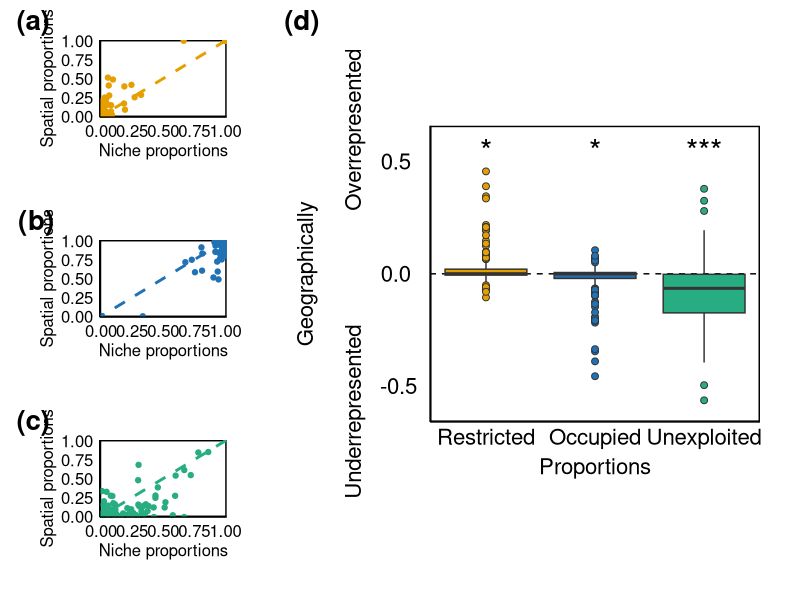

Source code (R):
# Load dependencieslibrary(ggplot2)
library(ggpubr)
library(ggplot2)
library(colorspace)

# set working directory
wd = "~/Unil/Research/1_NicheCompetition/ClownfishSpatialCompetition2025"
setwd(wd)

# Load 3U estimates
ROU_data <- read.csv("results/ROU_data.csv")
symnum.args <- list(cutpoints = c(0,0.0001, 0.001, 0.01, 0.05, 1), symbols = c("****", "***", "**", "*", "n.s."))


SvsN_UP <- ggplot(ROU_data, aes(x = Restricted_niche, y = Restricted_spatial)) +
  scale_x_continuous(name = "Niche proportions",limits = c(0,1), expand = c(0.005,0.005))+
  scale_y_continuous(name = "Spatial proportions", limits = c(0,1), expand = c(0.005,0.005))+
  geom_point(col = "#E69F00", shape = 19) +
  geom_abline(intercept = 0, linetype =2, col =  "#E69F00", lwd = 1) +
  theme_classic() +
  border(color = "black", size = 1, linetype = NULL) +
  theme(axis.title.x = element_text(color = "black", size = 12, vjust = 1, hjust = 0.5),
        axis.title.y = element_text(color = "black", size = 12, vjust = 1, hjust = 0.5),
        axis.text.x = element_text(color = "black", size = 12),
        axis.text.y = element_text(color = "black", size = 12),
        plot.margin = unit(c(2,2,2,2), "lines"),
        axis.ticks = element_blank(),
        axis.line.y = element_line(color = "black"),
        legend.position = "none",
        legend.text = element_text(color = "black", size = 14),
        legend.title = element_text(color = "black", size = 14),
        axis.line = element_line(colour = "black",
                                 size = 0.5, linetype = "solid"))
SvsN_SP <- ggplot(ROU_data, aes(x = Occupied_niche, y = Occupied_spatial)) +
  scale_x_continuous(name = "Niche proportions",limits = c(0,1), expand = c(0.005,0.005))+
  scale_y_continuous(name = "Spatial proportions", limits = c(0,1), expand = c(0.005,0.005))+
  geom_point(col = "#2171B5", shape = 19) +
  geom_abline(intercept = 0, linetype =2, col =  "#2171B5", lwd = 1) +
  theme_classic() +
  border(color = "black", size = 1, linetype = NULL) +
  theme(axis.title.x = element_text(color = "black", size = 12, vjust = 1, hjust = 0.5),
        axis.title.y = element_text(color = "black", size = 12, vjust = 1, hjust = 0.5),
        axis.text.x = element_text(color = "black", size = 12),
        axis.text.y = element_text(color = "black", size = 12),
        plot.margin = unit(c(2,2,2,2), "lines"),
        axis.ticks = element_blank(),
        axis.line.y = element_line(color = "black"),
        legend.position = "none",
        legend.text = element_text(color = "black", size = 14),
        legend.title = element_text(color = "black", size = 14),
        axis.line = element_line(colour = "black",
                                 size = 0.5, linetype = "solid"))
SvsN_EP <- ggplot(ROU_data, aes(x = Unexploited_niche, y = Unexploited_spatial)) +
  scale_x_continuous(name = "Niche proportions",limits = c(0,1), expand = c(0.005,0.005))+
  scale_y_continuous(name = "Spatial proportions", limits = c(0,1), expand = c(0.005,0.005))+
  geom_point(col = "#27AD81FF", shape = 19) +
  geom_abline(intercept = 0, linetype =2, col =  "#27AD81FF", lwd = 1) +
  theme_classic() +
  border(color = "black", size = 1, linetype = NULL) +
  theme(axis.title.x = element_text(color = "black", size = 12, vjust = 1, hjust = 0.5),
        axis.title.y = element_text(color = "black", size = 12, vjust = 1, hjust = 0.5),
        axis.text.x = element_text(color = "black", size = 12),
        axis.text.y = element_text(color = "black", size = 12),
        plot.margin = unit(c(2,2,2,2), "lines"),
        axis.ticks = element_blank(),
        axis.line.y = element_line(color = "black"),
        legend.position = "none",
        legend.text = element_text(color = "black", size = 14),
        legend.title = element_text(color = "black", size = 14),
        axis.line = element_line(colour = "black",
                                 size = 0.5, linetype = "solid"))


# test for difference from equal proportion of ROU_data in niche and spatial projections
median(ROU_data$Restricted_spatial-ROU_data$Restricted_niche)
GRp <- wilcox.test(ROU_data$Restricted_spatial-ROU_data$Restricted_niche, na.rm = T)
median(ROU_data$Occupied_spatial-ROU_data$Occupied_niche)
GOp <- wilcox.test(ROU_data$Occupied_spatial-ROU_data$Occupied_niche, na.rm = T)
median(ROU_data$Unexploited_spatial-ROU_data$Unexploited_niche, na.rm = TRUE)
GUp <- wilcox.test(ROU_data$Unexploited_spatial-ROU_data$Unexploited_niche, na.rm = T)


SvsN_USEdiff <- ggplot(ROU_data) +
  geom_hline(yintercept = 0, linetype = "dashed") +
  geom_boxplot(aes(x = 1, y = Restricted_spatial-Restricted_niche), fill = "#E69F00", outlier.fill= "#E69F00", outlier.shape = 21, outlier.size = 2)  +
  geom_boxplot(aes(x = 2, y = Occupied_spatial-Occupied_niche), fill = "#2171B5", outlier.fill= "#2171B5", outlier.shape = 21, outlier.size = 2) +
  geom_boxplot(aes(x = 3, y = Unexploited_spatial-Unexploited_niche), fill = "#27AD81FF", outlier.fill= "#27AD81FF", outlier.shape = 21, outlier.size = 2) +
  scale_x_continuous("Proportions", breaks =  c(1,2,3), labels = c("Restricted", "Occupied", "Unexploited")) +
  scale_y_continuous("Geographically\n\nUnderrepresented                   Overrepresented", breaks = seq(-0.5,0.5,0.5), limits = c(-0.6,0.6)) +
  theme_classic() +
  annotate("text", x = 1, y = 0.55, label = symnum.args$symbols[which(GRp$p.value < symnum.args$cutpoints)[1]], size = 8) +
  annotate("text", x = 2, y = 0.55, label = symnum.args$symbols[which(GOp$p.value < symnum.args$cutpoints)[1]], size = 8) +
  annotate("text", x  = 3, y = 0.55, label = symnum.args$symbols[which(GUp$p.value < symnum.args$cutpoints)[1]], size = 8) +
  border(color = "black", size = 1, linetype = NULL) +
  theme(axis.title.x = element_text(color = "black", size = 16, vjust = 0, hjust = 0.5),
        axis.title.y = element_text(color = "black", size = 16, vjust = 3, hjust = 0.5),
        axis.text.x = element_text(color = "black", size = 16,  hjust = 0.5),
        axis.text.y = element_text(color = "black", size = 16,  hjust = 0.1),
        plot.margin = unit(c(2,2,2,2), "lines"),
        axis.ticks = element_blank(),
        axis.line.y = element_line(color = "black"),
        legend.position = "none",
        legend.text = element_text(color = "black", size = 14),
        legend.title = element_text(color = "black", size = 14),
        axis.line = element_line(colour = "black",
                                 size = 0.5, linetype = "solid"))

#plot
figS4 <- ggarrange(ggarrange(SvsN_UP, SvsN_SP, SvsN_EP, nrow = 3, labels = paste0("(", letters[1:3], ")"),
                                font.label = list(size = 20)), ggarrange(ggplot() + theme_void(), SvsN_USEdiff, ggplot() + theme_void(), nrow = 3, heights = c(0.2, 1, 0.2), labels = "(d)",  font.label = list(size = 20)),
                      ncol = 2, widths = c(1,2))

ggsave("figures/FigS4.ROU_nicheVSspatial.pdf", plot = figS4, width=10, height=10, units="in")
